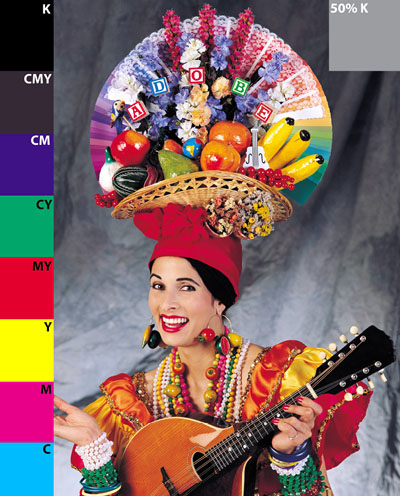
#> input picture Trabalho1/imagens/test80.jpg, 400 x 496 px, found by its file name
$ python Prog1.py
#> lines starting #> are read from the running program, lines starting #| are printed output that depends on the picture
#> in main, img is the input picture: shape (496, 400, 3); mean B, G, R 100.5, 102.3, 130.4
import cv2 as cv
import numpy as np

"""
    Funcoes auxiliares
"""

def show_img(img, nome=''):
    cv.imshow(nome, img)
    cv.waitKey(0)

"""
    Funcoes dec_int e edge_improvd
"""


def dec_int(img):

    show_img(img)

    img = np.delete(img, [i for i in range(0, img.shape[0], 2)], 0)
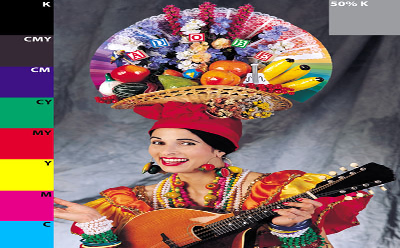
#> img: shape (248, 400, 3); mean B, G, R 100.5, 102.4, 130.4
    img = np.delete(img, [i for i in range(0, img.shape[1], 2)], 1)
#> img: shape (248, 200, 3)

    show_img(img)

    img = np.repeat(img, 2, 0)
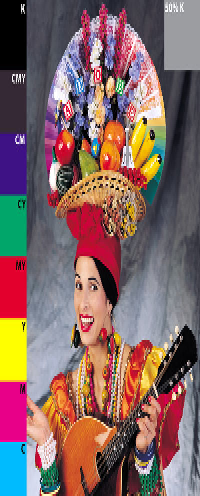
#> img: shape (496, 200, 3); mean B, G, R 100.5, 102.4, 130.4
    img = np.repeat(img, 2, 1)
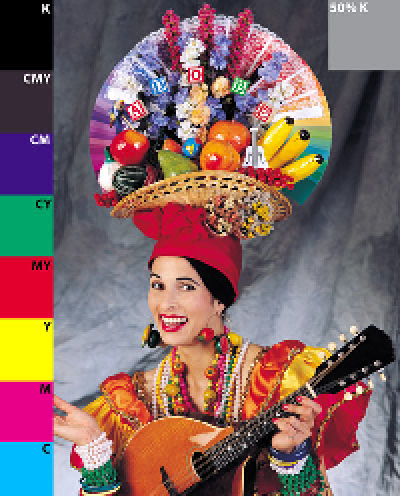
#> img: shape (496, 400, 3); mean B, G, R 100.5, 102.4, 130.4

    show_img(img)

    return img


def edge_improv(img):

    kernel = np.array([[1,1,1],
                        [1,1,1],
                        [1,1,1]])/9

    blurr = cv.filter2D(img,-1,kernel)
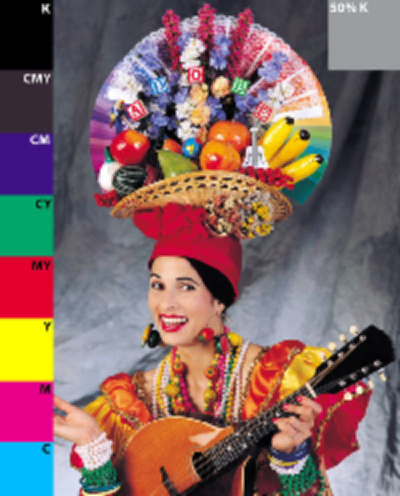
#> blurr: shape (496, 400, 3); mean B, G, R 100.5, 102.4, 130.4

    kernel = np.array([[-1,-1,-1],
                        [-1,9,-1],
                        [-1,-1,-1]])

    edge_imp = cv.filter2D(blurr,-1,kernel)
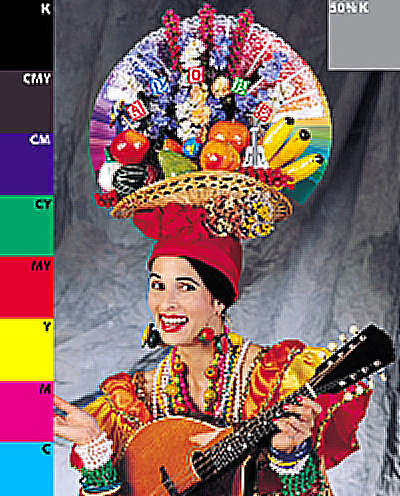
#> edge_imp: shape (496, 400, 3); mean B, G, R 101.3, 103.7, 130

    return edge_imp


def main():

    img = 'imagens/test80.jpg'
    img = cv.imread(img)

    img_mod_1 = dec_int(img)
    img_mod_1 = edge_improv(img_mod_1)
    show_img(img_mod_1)
    # cv.destroyAllWindows()

    x, y = (img.shape[0], img.shape[1])
#> x = 496; y = 400

    show_img(img, 'Original')
    # cv.destroyAllWindows()
    img_mod_2 = cv.resize(img, (y//2, x//2), cv.INTER_CUBIC)
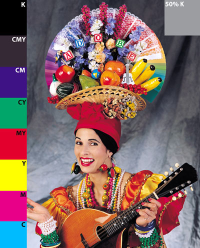
#> img_mod_2: shape (248, 200, 3); mean B, G, R 100.6, 102.4, 130.5
    show_img(img_mod_2)
    img_mod_2 = cv.resize(img_mod_2, (y, x), cv.INTER_CUBIC)
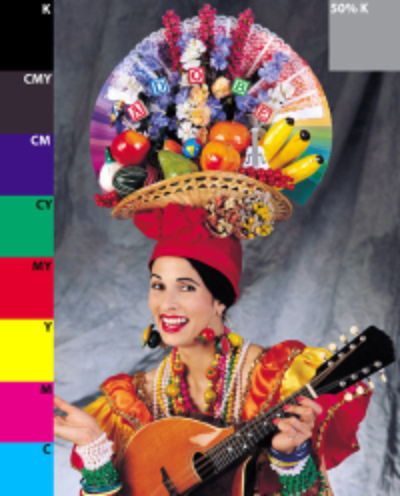
#> img_mod_2: shape (496, 400, 3); mean B, G, R 100.5, 102.4, 130.5
    show_img(img_mod_2, 'Interpolada')
    img_mod_2 = edge_improv(img_mod_2)
    show_img(img_mod_2, 'Filtro')


if __name__ == '__main__':
    main()

$ run again, with Trabalho1/imagens/clown.tif saved as Trabalho1/imagens/test80.jpg
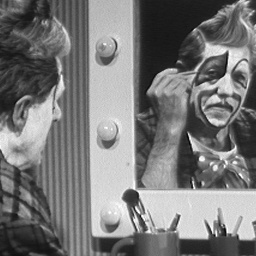
#> input picture Trabalho1/imagens/clown.tif, 256 x 256 px, found by its file name
#> in main, img is the input picture: shape (256, 256, 3); min 4, max 255, mean 120.3
#> in dec_int, `img = np.repeat(img, 2, 0)`:
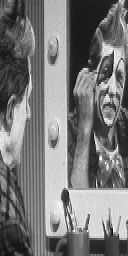
#> img: shape (256, 128, 3); min 4, max 255, mean 120.4
#> in main, `img_mod_2 = cv.resize(img_mod_2, (y, x), cv.INTER_CUBIC)`:
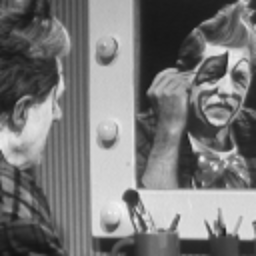
#> img_mod_2: shape (256, 256, 3); min 17, max 245, mean 120.4
